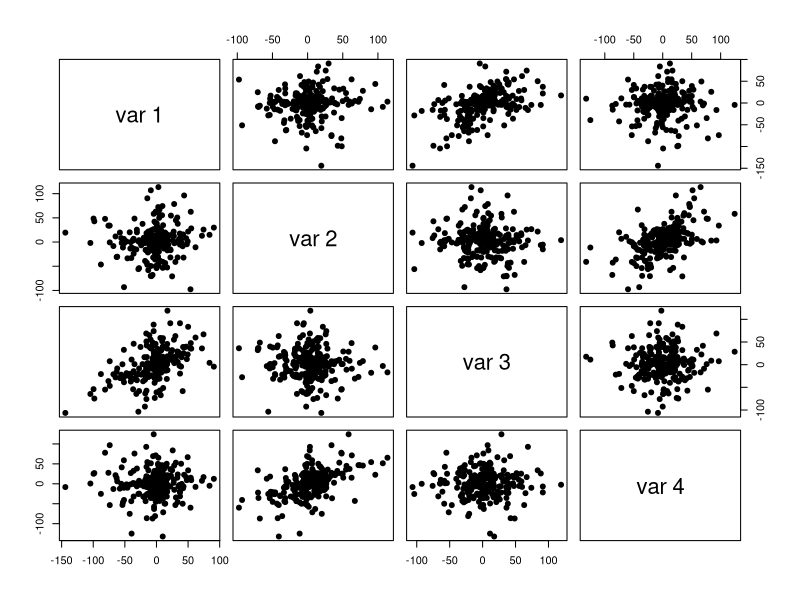

Generate this figure with R:
## ---- chunk 1
knitr::opts_chunk$set(echo = FALSE, fig.align='center')

library(DiagrammeR)
library(ggplot2)
library(knitr)
## ---- chunk 2
set.seed(5)
x <- rnorm(500, sd=runif(500, 2, 50))
x2 <- 0.5 *x + rnorm(500, sd=runif(500, 2, 50))
d <- matrix(c(x,x2), 250)
pairs(d, pch = 19)
## ---- chunk 3
set.seed(5)
x <- rnorm(500, sd=runif(500, 2, 50))
x2 <- 0.5 *x + rnorm(500, sd=runif(500, 2, 50))
d <- matrix(c(x,x2), 250)
V <- cov(d)
colnames(V)  <- c("var 1","var 2", "var 3", "var 4")
rownames(V)  <- c("var 1","var 2", "var 3", "var 4")
kable(V)
## ---- chunk 4
set.seed(5)
x <- rnorm(500, sd=runif(500, 2, 50))
x2 <- 0.5 *x + rnorm(500, sd=runif(500, 2, 50))
d <- matrix(c(x,x2), 250)
V <- cov(d)
colnames(V)  <- c("var 1","var 2", "var 3", "var 4")
rownames(V)  <- c("var 1","var 2", "var 3", "var 4")
kable(cov2cor(V))
